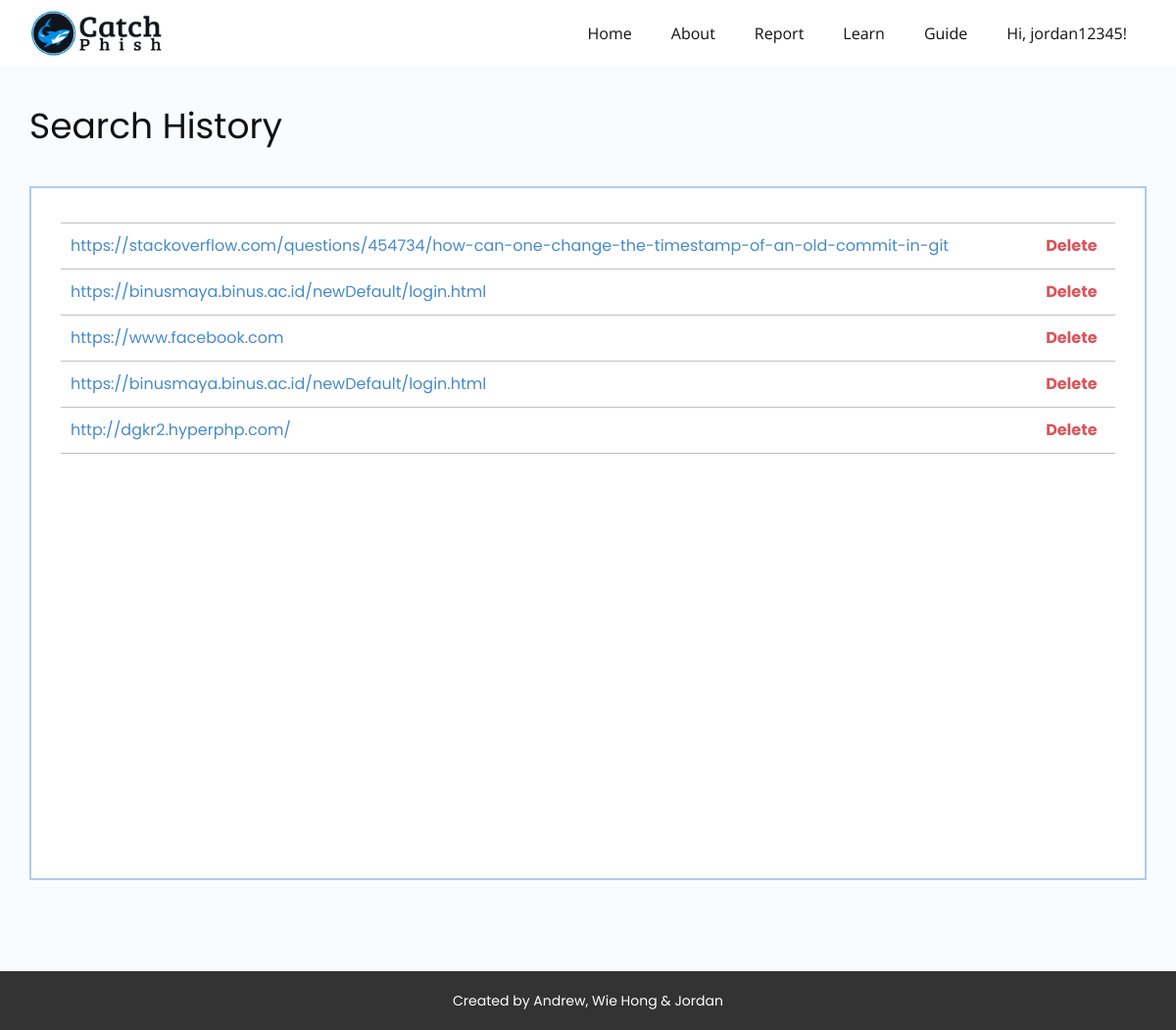
Screenshot of /history/ (signed in) with the database file from the repository.
### predict/models.py (models this page shows, shortened)
class historyModel(models.Model):
    user = models.ForeignKey(User, on_delete=models.CASCADE, related_name="url_user", null=True)
    url = models.CharField(max_length=250)
    is_phishing = models.BooleanField(null=True)
    screenshot = models.ImageField(upload_to='images/', null=True)
    whois_domain = models.CharField(max_length=200, null=True)
    whois_registrar = models.CharField(max_length=200, null=True)
    whois_ns = models.CharField(max_length=200, null=True)
    whois_name = models.CharField(max_length=200, null=True)
    whois_org = models.CharField(max_length=200, null=True)
    whois_address = models.CharField(max_length=200, null=True)
    whois_city = models.CharField(max_length=200, null=True)
    whois_exp = models.CharField(max_length=200, null=True)
    whois_crt = models.CharField(max_length=200, null=True)

### predict/views.py (the view)
# urls.py: path('history/', views.history, name='history'),
def history(response):
    print(response)
    return render(response, "history.html", {})

### templates/history.html (shortened to what this page needs)
{% load static %}
<!DOCTYPE html>
<html style="font-size: 16px;" lang="en">
<head>
    <link rel="stylesheet" href="{% static 'history.css' %}" media="screen">
    <link rel="stylesheet" href="{% static 'nicepage.css' %}" media="screen">
  </head>
  <body class="u-body u-xl-mode"><header class="u-clearfix u-header u-sticky u-sticky-a1a1 u-white" id="sec-6d97" data-animation-name="" data-animation-duration="0" data-animation-delay="0" data-animation-direction=""><div class="u-clearfix u-sheet u-valign-middle-lg u-valign-middle-md u-valign-middle-sm u-valign-middle-xs u-sheet-1">
    <img class="u-image u-image-default u-preserve-proportions u-image-1" src="{% static 'images/Logo_2.png' %}" alt="" data-image-width="187" data-image-height="66" data-href="/" data-page-id="246591746">
    <nav class="u-menu u-menu-dropdown u-offcanvas u-menu-1">
      {% if user.is_authenticated %}
      <div class="u-custom-menu u-nav-container">
        <ul class="u-nav u-unstyled"><li class="u-nav-item"><a class="u-button-style u-nav-link" href="/">Home</a>
</li><li class="u-nav-item"><a class="u-button-style u-nav-link" href="/#sec-640d" data-page-id="246591746">About</a>
</li><li class="u-nav-item"><a class="u-button-style u-nav-link" href="/#carousel_62db" data-page-id="246591746">Report</a>
</li><li class="u-nav-item"><a class="u-button-style u-nav-link" href="/#sec-870d" data-page-id="246591746">Learn</a>
</li><li class="u-nav-item"><a class="u-button-style u-nav-link" href="/#carousel_e930" data-page-id="246591746">Guide</a>
</li><li class="u-nav-item"><a class="u-button-style u-nav-link" style="padding-right: 20px;">Hi, {{ user.username }}!</a>
{% endif %}
</li></ul>
      </div>
    </nav>
  </div></header>
    <section class="u-clearfix u-custom-color-1 u-section-1" id="sec-d18e">
      <div class="u-clearfix u-sheet u-sheet-1">
        <h3 class="u-custom-font u-text u-text-default u-text-1">Search History</h3>
        <div class="u-border-2 u-border-palette-1-light-2 u-container-style u-expanded-width u-group u-white u-group-1">
          <div class="u-container-layout u-container-layout-1">
            <div class="u-expanded-width u-table u-table-responsive u-table-1">
              <table class="u-table-entity">
                <colgroup>
                  <col width="91.7%">
                  <col width="8.3%">
                </colgroup>
                <tbody class="u-table-body">
                  {% for td in user.url_user.all %}
                    <tr style="height: 47px;">
                      <td class="u-border-1 u-border-grey-25 u-border-no-left u-border-no-right u-custom-font u-table-cell u-table-cell-1"><a href="/{{td.id}}">{{td.url}}</a><br></td>
                      <td class="u-align-center u-border-1 u-border-grey-25 u-border-no-left u-border-no-right u-custom-font u-table-cell u-text-palette-2-base u-table-cell-2"><a class="u-text-palette-2-base" href="{% url 'delete' td.id %}">Delete</a></td>
                    </tr>
                  {% endfor %}
                </tbody>
              </table>
            </div>
          </div>
        </div>
      </div>
    </section>
    <footer class="u-align-center u-clearfix u-footer u-grey-80 u-footer" id="sec-e2b1"><div class="u-clearfix u-sheet u-valign-middle u-sheet-1">
      <p class="u-custom-font u-small-text u-text u-text-variant u-text-1">Created by Andrew, Wie Hong &amp; Jordan</p>
    </div></footer>
</body></html>

### static/history.css (style rules this page uses)
.u-section-1 { background-image: none; }
.u-section-1 .u-sheet-1 { min-height: 924px; }
.u-section-1 .u-text-1 { font-family: Poppins; font-size: 2.25rem; margin: 40px auto 0 0; }
.u-section-1 .u-group-1 { min-height: 708px; margin-top: 40px; margin-bottom: 60px; height: auto; }
.u-section-1 .u-container-layout-1 { padding-left: 30px; padding-right: 30px; padding-bottom: 30px; }
.u-section-1 .u-table-1 { margin-bottom: 0; margin-top: 35px; }
.u-section-1 .u-table-cell-1 { font-family: Poppins; }
.u-section-1 .u-table-cell-2 { font-family: Poppins; font-weight: 700; }

### rows the page displays
historyModel: url "https://stackoverflow.com/questions/454734/how-can-one-change-the-timestamp-of-an-old-commit-in-git"
historyModel: url "https://binusmaya.binus.ac.id/newDefault/login.html"
historyModel: url "https://www.facebook.com"
historyModel: url "https://binusmaya.binus.ac.id/newDefault/login.html"
historyModel: url "http://dgkr2.hyperphp.com/"

### other values shown
{{ user.username }} "jordan12345"
